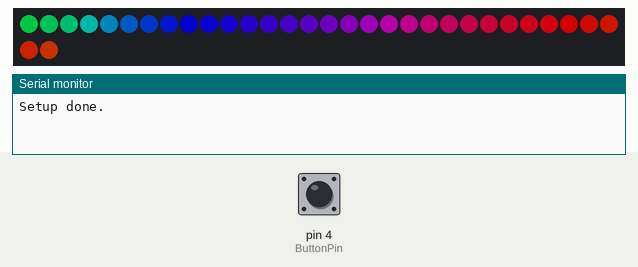
Simulated run of this sketch. Board: Arduino Uno, built with avr-gcc and run on an emulated ATmega328P. On the bench: 32 RGB LEDs in strip order, left to right, continuing on the next row, the last lines printed to the serial monitor. The inputs (shaded band) are chosen by the test bench; at power-on: pin 4 (ButtonPin) HIGH. Dim RGB values are drawn brighter than linear.

Above: at 2.7 s.
2.8 s: pin 4 (ButtonPin) pulled LOW for 0.15 s
At 3.15 s:
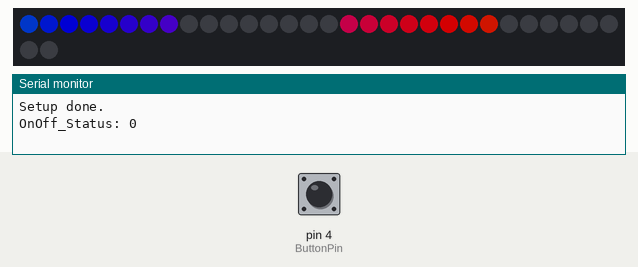
3.5 s: pin 4 (ButtonPin) pulled LOW for 1 s
At 3.75 s:
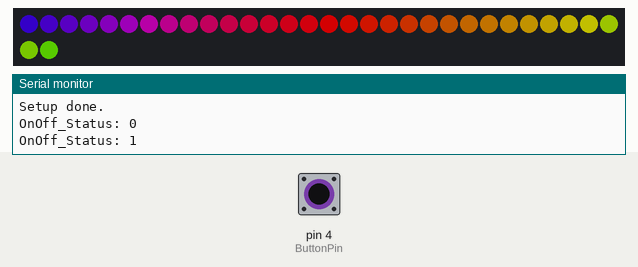
5.1 s: pin 4 (ButtonPin) pulled LOW for 0.15 s
At 5.25 s:
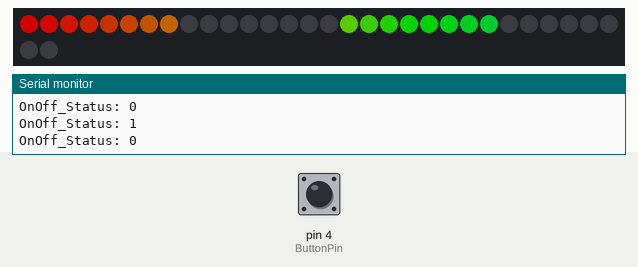
5.8 s: pin 4 (ButtonPin) pulled LOW for 3.2 s
At 6.15 s:
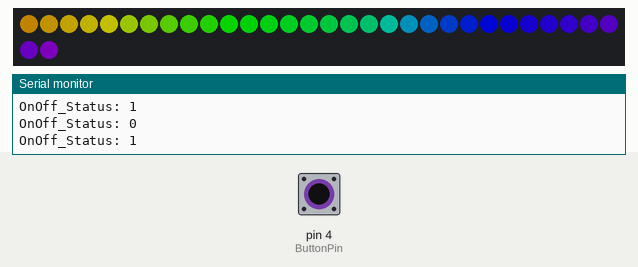
9.6 s: pin 4 (ButtonPin) pulled LOW for 0.15 s
At 9.76 s:
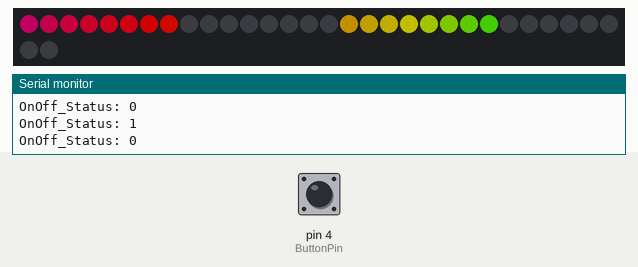
10.3 s: pin 4 (ButtonPin) pulled LOW for 1 s
At 10.66 s:
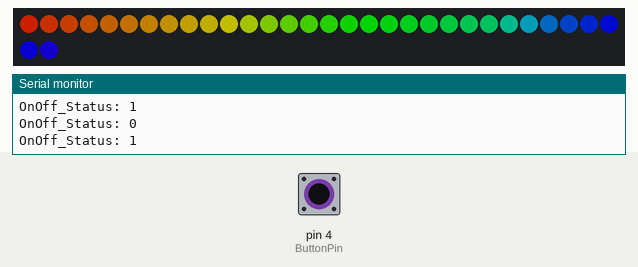
Timing chart, 0 to 12.9 s (numbered marks = the images above; inputs shaded):
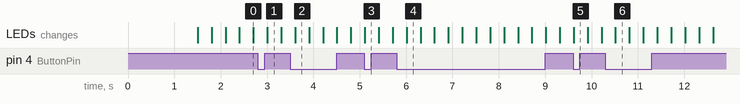

The sketch:

toggle_pixels_off_with_button.ino
```cpp
//***************************************************************
// Toggles some pixels on or off using a button.
// The "off" pixels are still powered and reciving data, but
// are simply set to display black when "off".
//
// In this example pressing the button toggles pixels 8-15 and 24-31.
//
// This is how the button is wired for this example:
// https://i.imgur.com/qH6cYRp.jpg
//
// Instead of a momentary button a switch could be used and
// the controller could directly read the input pin as high
// or low.  The button library would not be needed in this case.
//
// Marc Miller, Oct 2017
//   Updated Jan 2020 - for JC_button library updates
//***************************************************************


//---------------------------------------------------------------
// This sketch uses JChristensen's Button Library from:
//   https://github.com/JChristensen/JC_Button
//
#include "JC_Button.h"    // Include Button library

// Set the digital pin for the pushbutton, and declare the button
const uint8_t ButtonPin = 4;
Button OnOff_Button(ButtonPin, 100, true, true);  // (pin, dbTime, puEnable, invert)


//---------------------------------------------------------------
#include "FastLED.h"
#define DATA_PIN    11
#define CLK_PIN   13
#define LED_TYPE    LPD8806
#define COLOR_ORDER GRB
#define NUM_LEDS    32
CRGB leds[NUM_LEDS];
#define BRIGHTNESS 128

boolean OnOff_Status = 1;  // Status of extra pixels.  [1=On, 0=Off]


//---------------------------------------------------------------
void setup() {
  Serial.begin(115200);  // Allows serial monitor output (check baud rate)
  delay(1500); // short delay for recovery
  //FastLED.addLeds<LED_TYPE,DATA_PIN,COLOR_ORDER>(leds, NUM_LEDS).setCorrection(TypicalLEDStrip);
  FastLED.addLeds<LED_TYPE,DATA_PIN,CLK_PIN,COLOR_ORDER>(leds, NUM_LEDS).setCorrection(TypicalLEDStrip);
  FastLED.setBrightness(BRIGHTNESS);
  FastLED.clear();

  OnOff_Button.begin();  // initialize the button object
  Serial.println("Setup done.\n");
}


//---------------------------------------------------------------
void loop()
{
  readbutton();  // check the button to see if it's been pressed

  fill_rainbow( leds, NUM_LEDS, millis()/20 );


  extraLeds_OnOff();  // always run right before FastLED.show()
  FastLED.show();  // display the pixels

}//end_main_loop


//---------------------------------------------------------------
// Functions
//---------------------------------------------------------------
//Check the button and set the appropriate flag
void readbutton() {
  OnOff_Button.read();  // check the state of the button


  //**** Use this bit to toggle on/off each time the button is pressed.
  //     Comment this bit out and use the below for something different.
  if(OnOff_Button.wasPressed()) {
    OnOff_Status = !OnOff_Status;
    Serial.print("OnOff_Status: "); Serial.println(OnOff_Status);
  }


//  //**** Comment out the above bit and use this to have the button
//  //     only turn the pixels off while it is pressed (ie. held down).
//  if(OnOff_Button.isPressed()) {
//    OnOff_Status = 0;
//  } else {
//    OnOff_Status = 1;
//  }


}//end_readbutton


//---------------------------------------------------------------
// Turn some pixels on or off
void extraLeds_OnOff(){

  if (OnOff_Status ==0) {
    for (uint8_t i=8; i < 16; i++) {
      leds[i] = CRGB::Black;  // turn "off"
    }

    for (uint8_t i=24; i < 32; i++) {
      leds[i] = CRGB::Black;  // turn "off"
    }

  }

}//end_extraLeds_OnOff
```

Measured:
- after the input at 2.8 s, the LEDs: change after 0.20 s (image 1)
- after the input at 3.5 s, the LEDs: change after 0.11 s (image 2)
- after the input at 5.1 s, the LEDs: change at once (image 3)
- after the input at 5.8 s, the LEDs: change after 0.21 s (image 4)
- after the input at 9.6 s, the LEDs: change at once (image 5)
- after the input at 10.3 s, the LEDs: change after 0.22 s (image 6)
